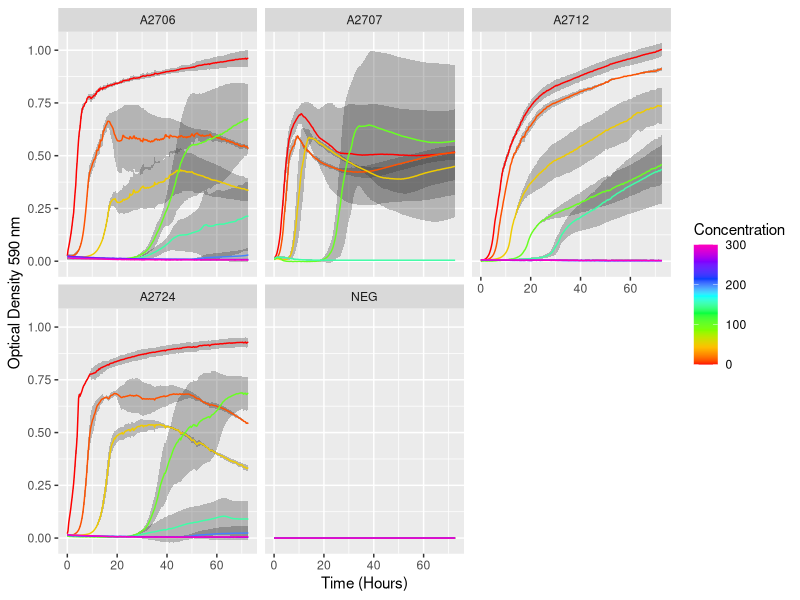
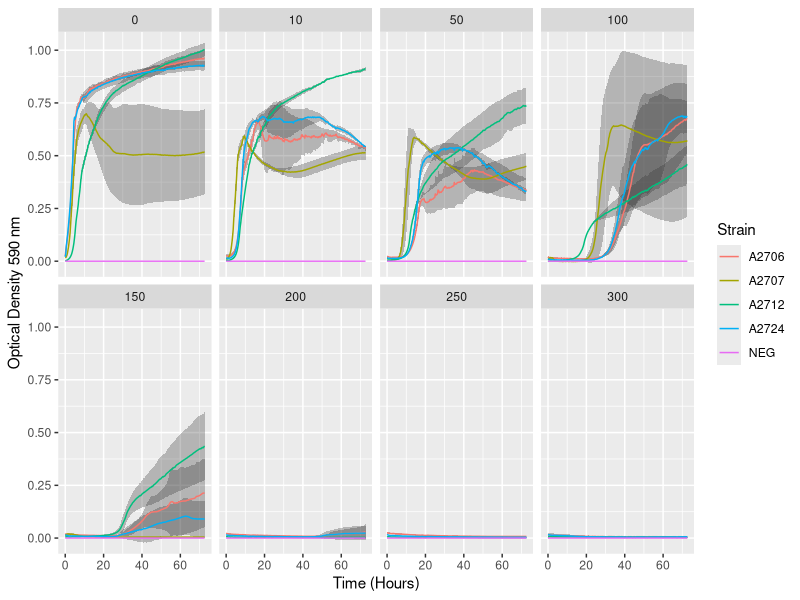

Here is the R script that generated these plots, in order:
library(reshape2)
library(dplyr)
library(ggplot2)

# Read in the raw data and the platemap. You may need to first change your
# working directory with the setwd command.
rawdata <- read.csv("gc.rawdata.csv")

#read in platemap (created manually)
platemap <- read.csv("20160425_Platemap_High_MIC.csv")

#define well names
labels=c("Time", "A01", "A02", "A03", "A04", "A05", "A06", "A07", "A08", "A09", "A10", "A11", "A12", "B01", "B02", "B03", "B04", "B05", "B06", "B07", "B08", "B09", "B10", "B11", "B12", "C01", "C02", "C03", "C04", "C05", "C06", "C07", "C08", "C09", "C10", "C11", "C12", "D01", "D02", "D03", "D04", "D05", "D06", "D07", "D08", "D09", "D10", "D11", "D12", "E01", "E02", "E03", "E04", "E05", "E06", "E07", "E08", "E09", "E10", "E11", "E12", "F01", "F02", "F03", "F04", "F05", "F06", "F07", "F08", "F09", "F10", "F11", "F12", "G01", "G02", "G03", "G04", "G05", "G06", "G07", "G08", "G09", "G10", "G11", "G12", "H01", "H02", "H03", "H04", "H05", "H06", "H07", "H08", "H09", "H10", "H11", "H12")

#make well names column names
colnames(rawdata)=labels

#remove s from time column
rawdata$Time=gsub('s', '', rawdata$Time)

#transform the data
rawdata2=data.frame(t(rawdata))

# Reshape the data. Instead of rows containing the Time, Temperature,
# and readings for each Well, rows will contain the Time, Temperature, a
# Well ID, and the reading at that Well.
reshaped <- melt(rawdata, id="Time", variable.name="Well",
                 value.name="OD590")

# Add information about the experiment from the plate map. For each Well
# defined in both the reshaped data and the platemap, each resulting row
# will contain the absorbance measurement as well as the additional columns
# and values from the platemap.
annotated <- inner_join(reshaped, platemap, by="Well")

#write function to give confidence intervals
conf_int95 <- function(data) {
  n <- length(data)
  error <- qt(0.975, df=n-1) * sd(data)/sqrt(n)
  return(error)
}

#make OD590 a number
annotated$OD590=as.numeric(annotated$OD590)

#make time a number
annotated$time=as.numeric(annotated$Time)

# Group the data by the different experimental variables and calculate the
# sample size, average OD600, and 95% confidence limits around the mean
# among the replicates. Also remove all records where the Strain is NA.
stats <- annotated %>%
  group_by(Strain, Concentration, time) %>%
  summarise(N=length(OD590),
            Average=mean(OD590),
            SD=sd(OD590))

# Plot the average OD600 over time for each strain in each environment
ggplot(data=stats, aes(x=time/3600, y=Average, color=Concentration, group=Concentration)) +
  geom_ribbon(aes(ymin=Average-SD, ymax=Average+SD, color=Concentration),
              color=NA, alpha=0.3) +
  geom_line(aes(color=Concentration)) +
  scale_color_gradientn(colours=rainbow(8)) +
  facet_wrap(~Strain, nrow=2) +
  labs(x="Time (Hours)", y="Optical Density 590 nm")

# Plot the average OD600 over time for each strain in each environment
ggplot(data=stats, aes(x=time/3600, y=Average, color=Strain, group=Strain)) +
  geom_ribbon(aes(ymin=Average-SD, ymax=Average+SD, color=Strain),
              color=NA, alpha=0.3) +
  geom_line(aes(color=Strain)) +
  facet_wrap(~Concentration, nrow=2) +
  labs(x="Time (Hours)", y="Optical Density 590 nm")

